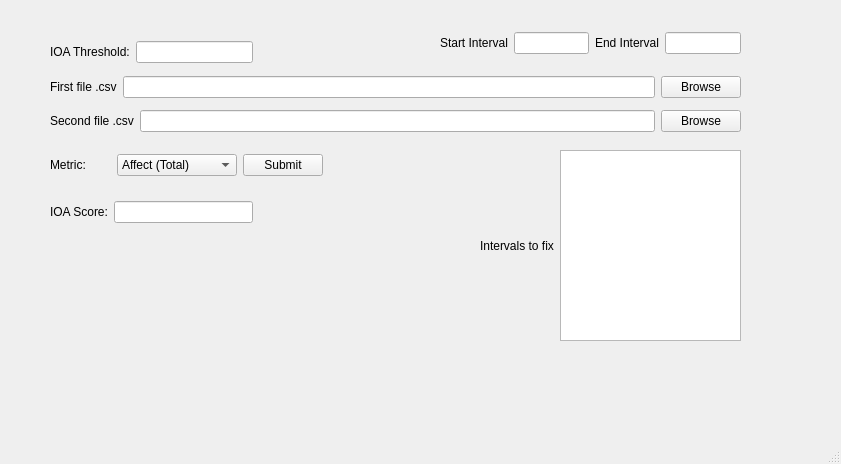
<?xml version="1.0" encoding="UTF-8"?>
<ui version="4.0">
 <class>MainWindow</class>
 <widget class="QMainWindow" name="MainWindow">
  <property name="geometry">
   <rect>
    <x>0</x>
    <y>0</y>
    <width>841</width>
    <height>464</height>
   </rect>
  </property>
  <property name="windowTitle">
   <string>IOA Checker</string>
  </property>
  <widget class="QWidget" name="centralwidget">
   <widget class="QWidget" name="layoutWidget">
    <property name="geometry">
     <rect>
      <x>480</x>
      <y>150</y>
      <width>261</width>
      <height>191</height>
     </rect>
    </property>
    <layout class="QHBoxLayout" name="horizontalLayout_5">
     <item>
      <widget class="QLabel" name="label_7">
       <property name="text">
        <string>Intervals to fix</string>
       </property>
      </widget>
     </item>
     <item>
      <widget class="QTextEdit" name="textEdit">
       <property name="html">
        <string>&lt;!DOCTYPE HTML PUBLIC &quot;-//W3C//DTD HTML 4.0//EN&quot; &quot;http://www.w3.org/TR/REC-html40/strict.dtd&quot;&gt;
&lt;html&gt;&lt;head&gt;&lt;meta name=&quot;qrichtext&quot; content=&quot;1&quot; /&gt;&lt;style type=&quot;text/css&quot;&gt;
p, li { white-space: pre-wrap; }
&lt;/style&gt;&lt;/head&gt;&lt;body style=&quot; font-family:'MS Shell Dlg 2'; font-size:7.8pt; font-weight:400; font-style:normal;&quot;&gt;
&lt;p style=&quot;-qt-paragraph-type:empty; margin-top:0px; margin-bottom:0px; margin-left:0px; margin-right:0px; -qt-block-indent:0; text-indent:0px;&quot;&gt;&lt;br /&gt;&lt;/p&gt;&lt;/body&gt;&lt;/html&gt;</string>
       </property>
      </widget>
     </item>
    </layout>
   </widget>
   <widget class="QWidget" name="layoutWidget_2">
    <property name="geometry">
     <rect>
      <x>50</x>
      <y>40</y>
      <width>203</width>
      <height>24</height>
     </rect>
    </property>
    <layout class="QHBoxLayout" name="horizontalLayout_6">
     <item>
      <widget class="QLabel" name="label_8">
       <property name="text">
        <string>IOA Threshold:</string>
       </property>
      </widget>
     </item>
     <item>
      <widget class="QLineEdit" name="lineEdit_4"/>
     </item>
    </layout>
   </widget>
   <widget class="QWidget" name="layoutWidget">
    <property name="geometry">
     <rect>
      <x>50</x>
      <y>70</y>
      <width>691</width>
      <height>68</height>
     </rect>
    </property>
    <layout class="QVBoxLayout" name="verticalLayout">
     <item>
      <layout class="QHBoxLayout" name="horizontalLayout">
       <item>
        <widget class="QLabel" name="label">
         <property name="text">
          <string>First file .csv</string>
         </property>
        </widget>
       </item>
       <item>
        <widget class="QLineEdit" name="lineEdit"/>
       </item>
       <item>
        <widget class="QPushButton" name="pushButton">
         <property name="text">
          <string>Browse</string>
         </property>
        </widget>
       </item>
      </layout>
     </item>
     <item>
      <layout class="QHBoxLayout" name="horizontalLayout_2">
       <item>
        <widget class="QLabel" name="label_2">
         <property name="text">
          <string>Second file .csv</string>
         </property>
        </widget>
       </item>
       <item>
        <widget class="QLineEdit" name="lineEdit_2"/>
       </item>
       <item>
        <widget class="QPushButton" name="pushButton_2">
         <property name="text">
          <string>Browse</string>
         </property>
        </widget>
       </item>
      </layout>
     </item>
    </layout>
   </widget>
   <widget class="QWidget" name="layoutWidget">
    <property name="geometry">
     <rect>
      <x>50</x>
      <y>150</y>
      <width>273</width>
      <height>30</height>
     </rect>
    </property>
    <layout class="QHBoxLayout" name="horizontalLayout_3">
     <item>
      <widget class="QLabel" name="label_3">
       <property name="text">
        <string>Metric:</string>
       </property>
      </widget>
     </item>
     <item>
      <widget class="QComboBox" name="comboBox">
       <property name="currentText">
        <string>Affect (Total)</string>
       </property>
       <item>
        <property name="text">
         <string>Affect (Total)</string>
        </property>
       </item>
       <item>
        <property name="text">
         <string>Affect (Positive)</string>
        </property>
       </item>
       <item>
        <property name="text">
         <string>Affect (Negative)</string>
        </property>
       </item>
       <item>
        <property name="text">
         <string>Communication</string>
        </property>
       </item>
       <item>
        <property name="text">
         <string>Engagement</string>
        </property>
       </item>
       <item>
        <property name="text">
         <string>Performance</string>
        </property>
       </item>
      </widget>
     </item>
     <item>
      <widget class="QPushButton" name="pushButton_3">
       <property name="text">
        <string>Submit</string>
       </property>
      </widget>
     </item>
    </layout>
   </widget>
   <widget class="QWidget" name="layoutWidget">
    <property name="geometry">
     <rect>
      <x>50</x>
      <y>200</y>
      <width>203</width>
      <height>24</height>
     </rect>
    </property>
    <layout class="QHBoxLayout" name="horizontalLayout_4">
     <item>
      <widget class="QLabel" name="label_6">
       <property name="text">
        <string>IOA Score:</string>
       </property>
      </widget>
     </item>
     <item>
      <widget class="QLineEdit" name="lineEdit_3"/>
     </item>
    </layout>
   </widget>
   <widget class="QWidget" name="">
    <property name="geometry">
     <rect>
      <x>440</x>
      <y>30</y>
      <width>301</width>
      <height>26</height>
     </rect>
    </property>
    <layout class="QHBoxLayout" name="horizontalLayout_9">
     <item>
      <layout class="QHBoxLayout" name="horizontalLayout_7">
       <item>
        <widget class="QLabel" name="label_4">
         <property name="text">
          <string>Start Interval</string>
         </property>
        </widget>
       </item>
       <item>
        <widget class="QLineEdit" name="lineEdit_5"/>
       </item>
      </layout>
     </item>
     <item>
      <layout class="QHBoxLayout" name="horizontalLayout_8">
       <item>
        <widget class="QLabel" name="label_5">
         <property name="text">
          <string>End Interval</string>
         </property>
        </widget>
       </item>
       <item>
        <widget class="QLineEdit" name="lineEdit_6"/>
       </item>
      </layout>
     </item>
    </layout>
   </widget>
  </widget>
  <widget class="QMenuBar" name="menubar">
   <property name="geometry">
    <rect>
     <x>0</x>
     <y>0</y>
     <width>841</width>
     <height>26</height>
    </rect>
   </property>
  </widget>
  <widget class="QStatusBar" name="statusbar"/>
 </widget>
 <resources/>
 <connections/>
</ui>
